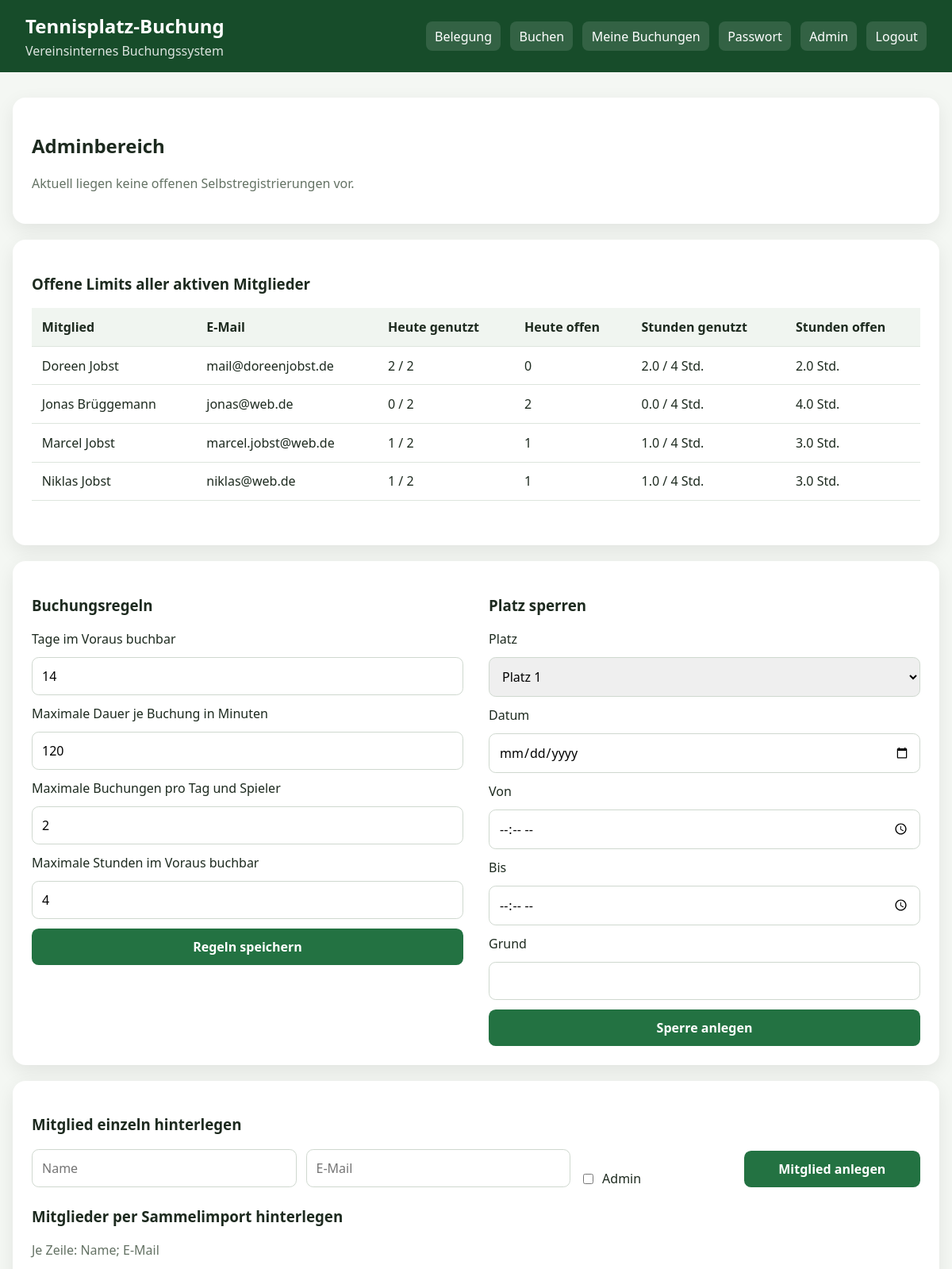
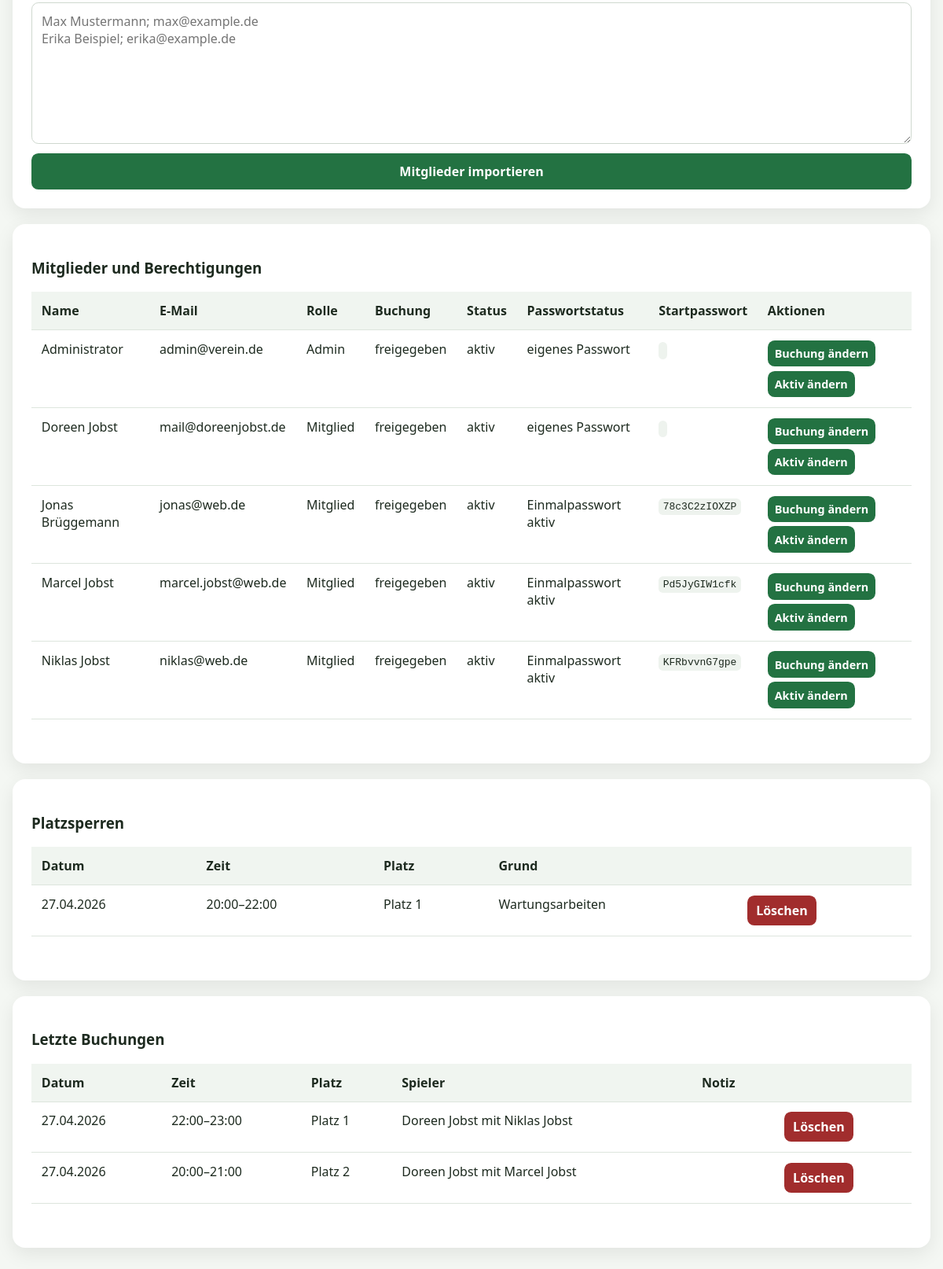
The page /admin (signed in) on the database its author committed (2 pictures, top to bottom).
### app.py (models this page shows, shortened)
class User(db.Model):
    id = db.Column(db.Integer, primary_key=True)
    name = db.Column(db.String(120), nullable=False)
    email = db.Column(db.String(160), unique=True, nullable=False)
    password_hash = db.Column(db.String(255), nullable=False)
    is_admin = db.Column(db.Boolean, default=False)
    is_approved = db.Column(db.Boolean, default=False)
    is_active = db.Column(db.Boolean, default=True)
    must_change_password = db.Column(db.Boolean, default=True)
    temporary_password = db.Column(db.String(80), nullable=True)
    created_at = db.Column(db.DateTime, default=datetime.utcnow)
    bookings_made = db.relationship("Booking", foreign_keys="Booking.user_id", backref="user", lazy=True)
    partner_bookings = db.relationship("Booking", foreign_keys="Booking.partner_id", backref="partner", lazy=True)

class CourtBlock(db.Model):
    id = db.Column(db.Integer, primary_key=True)
    court = db.Column(db.Integer, nullable=False)
    start = db.Column(db.DateTime, nullable=False)
    end = db.Column(db.DateTime, nullable=False)
    reason = db.Column(db.String(240), nullable=False)
    created_at = db.Column(db.DateTime, default=datetime.utcnow)

class Booking(db.Model):
    id = db.Column(db.Integer, primary_key=True)
    court = db.Column(db.Integer, nullable=False)
    start = db.Column(db.DateTime, nullable=False)
    end = db.Column(db.DateTime, nullable=False)
    note = db.Column(db.String(240), nullable=True)
    created_at = db.Column(db.DateTime, default=datetime.utcnow)
    user_id = db.Column(db.Integer, db.ForeignKey("user.id"), nullable=False)
    partner_id = db.Column(db.Integer, db.ForeignKey("user.id"), nullable=False)

### app.py (the view)
@app.route("/admin")
@admin_required
def admin():
    bookings = Booking.query.order_by(Booking.start.desc()).limit(200).all()
    users = User.query.order_by(User.name).all()
    blocks = CourtBlock.query.order_by(CourtBlock.start.desc()).limit(100).all()
    pending_users = User.query.filter_by(is_approved=False, is_active=True).order_by(User.created_at.desc()).all()
    member_limits = [limit_summary_for_user(u, date.today()) for u in users if u.is_active and u.is_approved and not u.is_admin]
    return render_template("admin.html", bookings=bookings, users=users, blocks=blocks, pending_users=pending_users, member_limits=member_limits)

### app.py (called while the page is built)
def setting_int(key: str) -> int:
    setting = db.session.get(Setting, key)
    return int(setting.value) if setting else int(DEFAULT_SETTINGS[key])

def current_user():
    uid = session.get("user_id")
    return db.session.get(User, uid) if uid else None

@app.context_processor
def inject_user():
    try:
        settings = {k: setting_int(k) for k in DEFAULT_SETTINGS}
    except Exception:
        settings = {k: int(v) for k, v in DEFAULT_SETTINGS.items()}
    return {"current_user": current_user(), "courts": COURTS, "settings": settings}

def admin_required(view):
    @wraps(view)
    def wrapped(*args, **kwargs):
        user = current_user()
        if not user or not user.is_admin:
            flash("Für diese Seite sind Adminrechte erforderlich.", "danger")
            return redirect(url_for("belegung"))
        if user.must_change_password and request.endpoint != "change_password":
            flash("Bitte ändere zuerst dein Einmalpasswort.", "warning")
            return redirect(url_for("change_password"))
        return view(*args, **kwargs)
    return wrapped

def user_bookings_between(user_id: int, start: datetime, end: datetime):
    return Booking.query.filter(
        ((Booking.user_id == user_id) | (Booking.partner_id == user_id)),
        Booking.start < end,
        Booking.end > start,
    ).all()

def minutes_booked_by_user_between(user_id: int, start: datetime, end: datetime) -> int:
    total = 0
    for b in user_bookings_between(user_id, start, end):
        total += int((min(b.end, end) - max(b.start, start)).total_seconds() // 60)
    return total

def daily_booking_count(user_id: int, day: date) -> int:
    day_start = datetime.combine(day, time(0, 0))
    day_end = day_start + timedelta(days=1)
    return Booking.query.filter(
        ((Booking.user_id == user_id) | (Booking.partner_id == user_id)),
        Booking.start >= day_start,
        Booking.start < day_end,
    ).count()

### templates/admin.html (shortened to what this page needs)
{% extends "base.html" %}
{% block content %}
<section class="card">
<h2>Adminbereich</h2>
{% if pending_users %}
<h3>Neue Registrierungen freischalten</h3>
<table>
<thead><tr><th>Name</th><th>E-Mail</th><th>Registriert am</th><th>Aktion</th></tr></thead>
<tbody>
{% for user in pending_users %}
<tr><td>{{ user.name }}</td><td>{{ user.email }}</td><td>{{ user.created_at.strftime("%d.%m.%Y %H:%M") }}</td><td><form method="post" action="{{ url_for('admin_approve_member', user_id=user.id) }}"><button type="submit">Als Mitglied freischalten</button></form></td></tr>
{% endfor %}
</tbody>
</table>
{% else %}
<p class="muted">Aktuell liegen keine offenen Selbstregistrierungen vor.</p>
{% endif %}
</section>
<section class="card">
<h3>Offene Limits aller aktiven Mitglieder</h3>
<table>
<thead><tr><th>Mitglied</th><th>E-Mail</th><th>Heute genutzt</th><th>Heute offen</th><th>Stunden genutzt</th><th>Stunden offen</th></tr></thead>
<tbody>
{% for item in member_limits %}
<tr><td>{{ item.user.name }}</td><td>{{ item.user.email }}</td><td>{{ item.used_day }} / {{ item.max_day }}</td><td>{{ item.remaining_day }}</td><td>{{ item.used_week_hours }} / {{ item.max_week_hours }} Std.</td><td>{{ item.remaining_week_hours }} Std.</td></tr>
{% endfor %}
</tbody>
</table>
</section>
<section class="card">
<div class="grid-2">
<section>
<h3>Buchungsregeln</h3>
<form method="post" action="{{ url_for('admin_settings') }}" class="form">
<label>Tage im Voraus buchbar</label><input type="number" name="max_days_in_advance" min="1" max="365" value="{{ settings.max_days_in_advance }}">
<label>Maximale Dauer je Buchung in Minuten</label><input type="number" name="max_booking_minutes" min="30" max="240" step="30" value="{{ settings.max_booking_minutes }}">
<label>Maximale Buchungen pro Tag und Spieler</label><input type="number" name="max_bookings_per_day" min="1" max="20" value="{{ settings.max_bookings_per_day }}">
<label>Maximale Stunden im Voraus buchbar</label><input type="number" name="max_hours_per_week" min="1" max="40" value="{{ settings.max_hours_per_week }}">
<button type="submit">Regeln speichern</button>
</form>
</section>
<section>
<h3>Platz sperren</h3>
<form method="post" action="{{ url_for('admin_add_block') }}" class="form">
<label>Platz</label><select name="court">{% for court in courts %}<option value="{{ court }}">Platz {{ court }}</option>{% endfor %}</select>
<label>Datum</label><input type="date" name="date" required>
<label>Von</label><input type="time" name="start_time" step="1800" required>
<label>Bis</label><input type="time" name="end_time" step="1800" required>
<label>Grund</label><input type="text" name="reason" maxlength="240" required>
<button type="submit">Sperre anlegen</button>
</form>
</section>
</div>
</section>
<section class="card">
<h3>Mitglied einzeln hinterlegen</h3>
<form method="post" action="{{ url_for('admin_add_member') }}" class="inline-form wide">
<input type="text" name="name" placeholder="Name" required>
<input type="email" name="email" placeholder="E-Mail" required>
<label class="checkbox"><input type="checkbox" name="is_admin"> Admin</label>
<button type="submit">Mitglied anlegen</button>
</form>
<h3>Mitglieder per Sammelimport hinterlegen</h3>
<p class="muted">Je Zeile: Name; E-Mail</p>
<form method="post" action="{{ url_for('admin_import_members') }}" class="form">
<textarea name="members" rows="7" placeholder="Max Mustermann; max@example.de&#10;Erika Beispiel; erika@example.de"></textarea>
<button type="submit">Mitglieder importieren</button>
</form>
</section>
<section class="card">
<h3>Mitglieder und Berechtigungen</h3>
<table>
<thead><tr><th>Name</th><th>E-Mail</th><th>Rolle</th><th>Buchung</th><th>Status</th><th>Passwortstatus</th><th>Startpasswort</th><th>Aktionen</th></tr></thead>
<tbody>
{% for user in users %}
<tr>
<td>{{ user.name }}</td><td>{{ user.email }}</td><td>{{ "Admin" if user.is_admin else "Mitglied" }}</td><td>{{ "freigegeben" if user.is_approved else "nicht freigegeben" }}</td><td>{{ "aktiv" if user.is_active else "deaktiviert" }}</td><td>{{ "Einmalpasswort aktiv" if user.must_change_password else "eigenes Passwort" }}</td><td><code>{{ user.temporary_password or "" }}</code></td>
<td class="actions">
<form method="post" action="{{ url_for('admin_toggle_approved', user_id=user.id) }}"><button type="submit">Buchung ändern</button></form>
<form method="post" action="{{ url_for('admin_toggle_active', user_id=user.id) }}"><button type="submit">Aktiv ändern</button></form>
</td>
</tr>
{% endfor %}
</tbody>
</table>
</section>
<section class="card">
<h3>Platzsperren</h3>
{% if blocks %}
<table>
<thead><tr><th>Datum</th><th>Zeit</th><th>Platz</th><th>Grund</th><th></th></tr></thead>
<tbody>
{% for block in blocks %}
<tr><td>{{ block.start.strftime("%d.%m.%Y") }}</td><td>{{ block.start.strftime("%H:%M") }}–{{ block.end.strftime("%H:%M") }}</td><td>Platz {{ block.court }}</td><td>{{ block.reason }}</td><td><form method="post" action="{{ url_for('admin_delete_block', block_id=block.id) }}"><button class="danger" type="submit">Löschen</button></form></td></tr>
{% endfor %}
</tbody>
</table>
{% else %}
<p class="muted">Keine Platzsperren hinterlegt.</p>
{% endif %}
</section>
<section class="card">
<h3>Letzte Buchungen</h3>
<table>
<thead><tr><th>Datum</th><th>Zeit</th><th>Platz</th><th>Spieler</th><th>Notiz</th><th></th></tr></thead>
<tbody>
{% for booking in bookings %}
<tr><td>{{ booking.start.strftime("%d.%m.%Y") }}</td><td>{{ booking.start.strftime("%H:%M") }}–{{ booking.end.strftime("%H:%M") }}</td><td>Platz {{ booking.court }}</td><td>{{ booking.user.name }} mit {{ booking.partner.name }}</td><td>{{ booking.note or "" }}</td><td><form method="post" action="{{ url_for('cancel_booking', booking_id=booking.id) }}"><button class="danger" type="submit">Löschen</button></form></td></tr>
{% endfor %}
</tbody>
</table>
</section>
{% endblock %}

### static/style.css (style rules this page uses)
* { box-sizing:border-box }
body { margin:0;font-family:system-ui,-apple-system,BlinkMacSystemFont,"Segoe UI",sans-serif;background:#f4f7f3;color:#1d2a1f }
.card { background:white;border-radius:1rem;padding:1.5rem;box-shadow:0 8px 25px rgba(0,0,0,.08);margin-bottom:1.25rem }
.form,.inline-form { display:grid;gap:.75rem }
.inline-form { grid-template-columns:repeat(4,minmax(120px,1fr));align-items:end;margin-bottom:1.5rem }
.inline-form.wide { grid-template-columns:1.2fr 1.2fr .7fr .8fr }
.grid-2 { display:grid;grid-template-columns:repeat(2,minmax(260px,1fr));gap:2rem }
input,select,button,textarea { font:inherit;padding:.75rem;border-radius:.55rem;border:1px solid #cfd8cf }
textarea { width:100%;resize:vertical }
button { border:none;background:#237242;color:white;cursor:pointer;font-weight:700 }
button.danger { background:#a12d2d;padding:.5rem .7rem }
.muted { color:#647264 }
table { width:100%;border-collapse:collapse;margin:1rem 0 2rem }
th,td { text-align:left;padding:.8rem;border-bottom:1px solid #dde5dd;vertical-align:top }
th { background:#f0f5f0 }
.actions { display:flex;gap:.35rem;flex-wrap:wrap }
.actions form { display:inline }
.actions button { padding:.45rem .55rem;font-size:.9rem }
.checkbox { display:flex;align-items:center;gap:.5rem }
code { background:#eef3ee;padding:.2rem .35rem;border-radius:.35rem }

### rows shown on the page
User: user.name "Doreen Jobst", user.email "mail@doreenjobst.de", name "Doreen Jobst", email "mail@doreenjobst.de", is_admin "Mitglied", is_approved "freigegeben", is_active "aktiv", must_change_password "eigenes Passwort"
User: user.name "Jonas Brüggemann", user.email "jonas@web.de", name "Jonas Brüggemann", email "jonas@web.de", is_admin "Mitglied", is_approved "freigegeben", is_active "aktiv", must_change_password "Einmalpasswort aktiv", temporary_password "78c3C2zIOXZP"
User: user.name "Marcel Jobst", user.email "marcel.jobst@web.de", name "Marcel Jobst", email "marcel.jobst@web.de", is_admin "Mitglied", is_approved "freigegeben", is_active "aktiv", must_change_password "Einmalpasswort aktiv", temporary_password "Pd5JyGIW1cfk"
User: user.name "Niklas Jobst", user.email "niklas@web.de", name "Niklas Jobst", email "niklas@web.de", is_admin "Mitglied", is_approved "freigegeben", is_active "aktiv", must_change_password "Einmalpasswort aktiv", temporary_password "KFRbvvnG7gpe"
User: name "Administrator", email "admin@verein.de", is_admin "Admin", is_approved "freigegeben", is_active "aktiv", must_change_password "eigenes Passwort"
CourtBlock: start "27.04.2026", start "20:00", end "22:00", court "1", reason "Wartungsarbeiten"
Booking: start "27.04.2026", start "22:00", end "23:00", court "1", user.name "Doreen Jobst", partner.name "Niklas Jobst"
Booking: start "27.04.2026", start "20:00", end "21:00", court "2", user.name "Doreen Jobst", partner.name "Marcel Jobst"

### other values the page prints
{{ item.used_day }} "2" "0" "1" "1"
{{ item.max_day }} "2" "2" "2" "2"
{{ item.remaining_day }} "0" "2" "1" "1"
{{ item.used_week_hours }} "2.0" "0.0" "1.0" "1.0"
{{ item.max_week_hours }} "4" "4" "4" "4"
{{ item.remaining_week_hours }} "2.0" "4.0" "3.0" "3.0"
